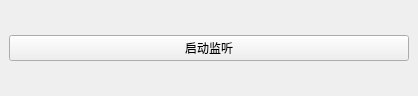
<?xml version="1.0" encoding="UTF-8"?>
<ui version="4.0">
 <class>MainWindow</class>
 <widget class="QMainWindow" name="MainWindow">
  <property name="geometry">
   <rect>
    <x>0</x>
    <y>0</y>
    <width>418</width>
    <height>96</height>
   </rect>
  </property>
  <property name="windowTitle">
   <string>MainWindow</string>
  </property>
  <widget class="QWidget" name="centralwidget">
   <layout class="QGridLayout" name="gridLayout">
    <item row="0" column="0">
     <layout class="QVBoxLayout" name="verticalLayout">
      <item>
       <widget class="QPushButton" name="startListen">
        <property name="text">
         <string>启动监听</string>
        </property>
       </widget>
      </item>
     </layout>
    </item>
   </layout>
  </widget>
 </widget>
 <resources/>
 <connections/>
</ui>
